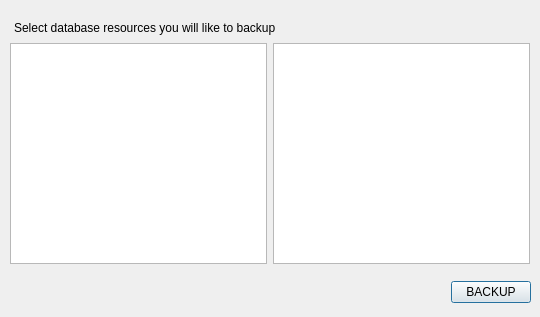
<?xml version="1.0" encoding="UTF-8"?>
<ui version="4.0">
 <class>DatabaseManager</class>
 <widget class="QDialog" name="DatabaseManager">
  <property name="geometry">
   <rect>
    <x>0</x>
    <y>0</y>
    <width>540</width>
    <height>317</height>
   </rect>
  </property>
  <property name="windowTitle">
   <string>Dialog</string>
  </property>
  <property name="modal">
   <bool>true</bool>
  </property>
  <widget class="QLabel" name="label">
   <property name="geometry">
    <rect>
     <x>14</x>
     <y>20</y>
     <width>511</width>
     <height>16</height>
    </rect>
   </property>
   <property name="text">
    <string>Select database resources you will like to backup</string>
   </property>
  </widget>
  <widget class="QWidget" name="layoutWidget">
   <property name="geometry">
    <rect>
     <x>10</x>
     <y>43</y>
     <width>520</width>
     <height>221</height>
    </rect>
   </property>
   <layout class="QHBoxLayout" name="horizontalLayout">
    <item>
     <widget class="QTreeView" name="databaseView"/>
    </item>
    <item>
     <widget class="QTreeView" name="seletedView"/>
    </item>
   </layout>
  </widget>
  <widget class="QWidget" name="layoutWidget">
   <property name="geometry">
    <rect>
     <x>10</x>
     <y>280</y>
     <width>521</width>
     <height>24</height>
    </rect>
   </property>
   <layout class="QHBoxLayout" name="horizontalLayout_2">
    <item>
     <spacer name="horizontalSpacer">
      <property name="orientation">
       <enum>Qt::Horizontal</enum>
      </property>
      <property name="sizeHint" stdset="0">
       <size>
        <width>378</width>
        <height>20</height>
       </size>
      </property>
     </spacer>
    </item>
    <item>
     <widget class="QPushButton" name="backup_btn">
      <property name="text">
       <string>BACKUP</string>
      </property>
     </widget>
    </item>
   </layout>
  </widget>
 </widget>
 <resources/>
 <connections/>
</ui>
